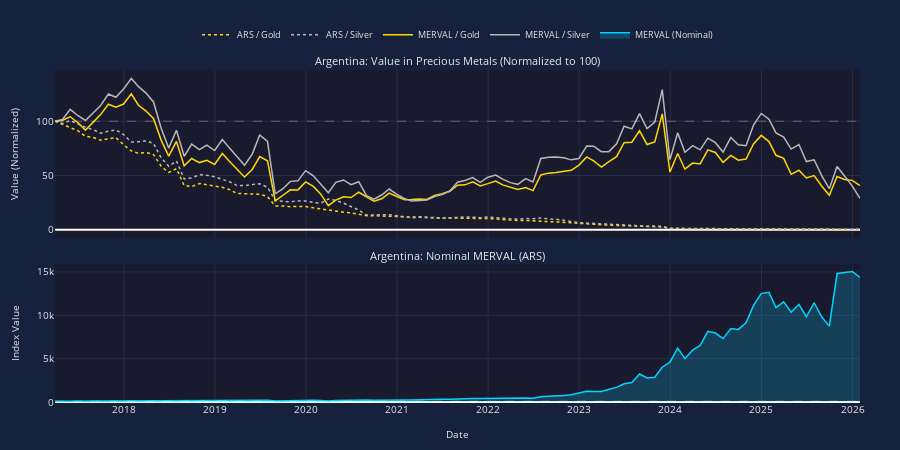

Notebook code for this chart:
### Markdown cell above
## Argentina: Argentine peso crisis (2018-present)

**Economic Difficulties:** Argentina has experienced recurring currency crises and high inflation throughout its history. The 2018-present crisis saw annual inflation exceed 200% by 2023, with the peso losing over 99% of its value against the US dollar.

**Causes:** Persistent fiscal deficits financed by money printing, loss of central bank independence, capital controls, and accumulated foreign debt. The country defaulted on its debt in 2020.

**Government Interventions:**
- *Currency controls (Cepo)*: Strict limits on dollar purchases - temporarily stabilized but created black market exchange rates (unsuccessful long-term)
- *Interest rate hikes*: Central bank raised rates to over 100% - helped slow inflation temporarily
- *IMF bailout (2018)*: $57 billion loan, largest in IMF history - provided temporary relief but conditions were politically unpopular
- *Milei reforms (2023)*: President Milei implemented shock therapy including 50%+ devaluation, spending cuts, and plans for dollarization - early results show declining inflation

### Code cell
show_country_analysis(norm_data['Argentina'])
